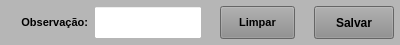
     <widget class="QWidget" name="widget_12" native="true">
      <property name="minimumSize">
       <size>
        <width>0</width>
        <height>0</height>
       </size>
      </property>
      <property name="maximumSize">
       <size>
        <width>16777215</width>
        <height>45</height>
       </size>
      </property>
      <property name="styleSheet">
       <string notr="true">background-color: rgb(182, 182, 182);</string>
      </property>
      <layout class="QHBoxLayout" name="horizontalLayout_11">
       <property name="leftMargin">
        <number>0</number>
       </property>
       <property name="topMargin">
        <number>0</number>
       </property>
       <property name="rightMargin">
        <number>0</number>
       </property>
       <property name="bottomMargin">
        <number>0</number>
       </property>
       <item>
        <widget class="QWidget" name="widget_Cor6" native="true">
         <property name="maximumSize">
          <size>
           <width>16777215</width>
           <height>16777215</height>
          </size>
         </property>
         <property name="styleSheet">
          <string notr="true"/>
         </property>
         <layout class="QHBoxLayout" name="horizontalLayout_25">
          <property name="spacing">
           <number>6</number>
          </property>
          <property name="leftMargin">
           <number>6</number>
          </property>
          <property name="topMargin">
           <number>6</number>
          </property>
          <property name="rightMargin">
           <number>6</number>
          </property>
          <property name="bottomMargin">
           <number>6</number>
          </property>
          <item>
           <widget class="QLabel" name="label_31">
            <property name="sizePolicy">
             <sizepolicy hsizetype="Preferred" vsizetype="Preferred">
              <horstretch>0</horstretch>
              <verstretch>0</verstretch>
             </sizepolicy>
            </property>
            <property name="minimumSize">
             <size>
              <width>82</width>
              <height>0</height>
             </size>
            </property>
            <property name="maximumSize">
             <size>
              <width>82</width>
              <height>16777215</height>
             </size>
            </property>
            <property name="font">
             <font>
              <pointsize>8</pointsize>
              <weight>75</weight>
              <bold>true</bold>
             </font>
            </property>
            <property name="text">
             <string>Observação:</string>
            </property>
            <property name="alignment">
             <set>Qt::AlignRight|Qt::AlignTrailing|Qt::AlignVCenter</set>
            </property>
           </widget>
          </item>
          <item>
           <widget class="QLineEdit" name="line_Obs">
            <property name="sizePolicy">
             <sizepolicy hsizetype="Preferred" vsizetype="Preferred">
              <horstretch>0</horstretch>
              <verstretch>0</verstretch>
             </sizepolicy>
            </property>
            <property name="minimumSize">
             <size>
              <width>0</width>
              <height>0</height>
             </size>
            </property>
            <property name="maximumSize">
             <size>
              <width>16777215</width>
              <height>16777215</height>
             </size>
            </property>
            <property name="font">
             <font>
              <pointsize>8</pointsize>
             </font>
            </property>
            <property name="cursor">
             <cursorShape>IBeamCursor</cursorShape>
            </property>
            <property name="styleSheet">
             <string notr="true">background-color: rgb(255, 255, 255);</string>
            </property>
            <property name="inputMask">
             <string/>
            </property>
            <property name="text">
             <string/>
            </property>
            <property name="maxLength">
             <number>110</number>
            </property>
            <property name="frame">
             <bool>true</bool>
            </property>
            <property name="echoMode">
             <enum>QLineEdit::Normal</enum>
            </property>
            <property name="alignment">
             <set>Qt::AlignLeading|Qt::AlignLeft|Qt::AlignVCenter</set>
            </property>
           </widget>
          </item>
         </layout>
        </widget>
       </item>
       <item>
        <widget class="QWidget" name="widget_Cor7" native="true">
         <property name="minimumSize">
          <size>
           <width>0</width>
           <height>0</height>
          </size>
         </property>
         <property name="maximumSize">
          <size>
           <width>16777215</width>
           <height>16777215</height>
          </size>
         </property>
         <property name="styleSheet">
          <string notr="true"/>
         </property>
         <layout class="QHBoxLayout" name="horizontalLayout_13">
          <property name="leftMargin">
           <number>6</number>
          </property>
          <property name="topMargin">
           <number>6</number>
          </property>
          <property name="rightMargin">
           <number>6</number>
          </property>
          <property name="bottomMargin">
           <number>6</number>
          </property>
          <item>
           <widget class="QPushButton" name="btn_Limpar">
            <property name="sizePolicy">
             <sizepolicy hsizetype="Preferred" vsizetype="Preferred">
              <horstretch>0</horstretch>
              <verstretch>0</verstretch>
             </sizepolicy>
            </property>
            <property name="maximumSize">
             <size>
              <width>75</width>
              <height>16777215</height>
             </size>
            </property>
            <property name="font">
             <font>
              <pointsize>8</pointsize>
              <weight>75</weight>
              <bold>true</bold>
             </font>
            </property>
            <property name="cursor">
             <cursorShape>PointingHandCursor</cursorShape>
            </property>
            <property name="layoutDirection">
             <enum>Qt::LeftToRight</enum>
            </property>
            <property name="autoFillBackground">
             <bool>false</bool>
            </property>
            <property name="styleSheet">
             <string notr="true">background-color: rgb(141, 141, 141);</string>
            </property>
            <property name="text">
             <string>Limpar</string>
            </property>
            <property name="checkable">
             <bool>false</bool>
            </property>
            <property name="autoDefault">
             <bool>false</bool>
            </property>
            <property name="default">
             <bool>false</bool>
            </property>
            <property name="flat">
             <bool>false</bool>
            </property>
           </widget>
          </item>
          <item>
           <widget class="QLabel" name="label_20">
            <property name="text">
             <string/>
            </property>
           </widget>
          </item>
          <item>
           <widget class="QPushButton" name="btn_Salvar">
            <property name="sizePolicy">
             <sizepolicy hsizetype="Preferred" vsizetype="Preferred">
              <horstretch>0</horstretch>
              <verstretch>0</verstretch>
             </sizepolicy>
            </property>
            <property name="maximumSize">
             <size>
              <width>80</width>
              <height>16777215</height>
             </size>
            </property>
            <property name="font">
             <font>
              <pointsize>9</pointsize>
              <weight>75</weight>
              <bold>true</bold>
             </font>
            </property>
            <property name="cursor">
             <cursorShape>PointingHandCursor</cursorShape>
            </property>
            <property name="styleSheet">
             <string notr="true">background-color: rgb(141, 141, 141);</string>
            </property>
            <property name="text">
             <string>Salvar</string>
            </property>
           </widget>
          </item>
         </layout>
        </widget>
       </item>
      </layout>
     </widget>
